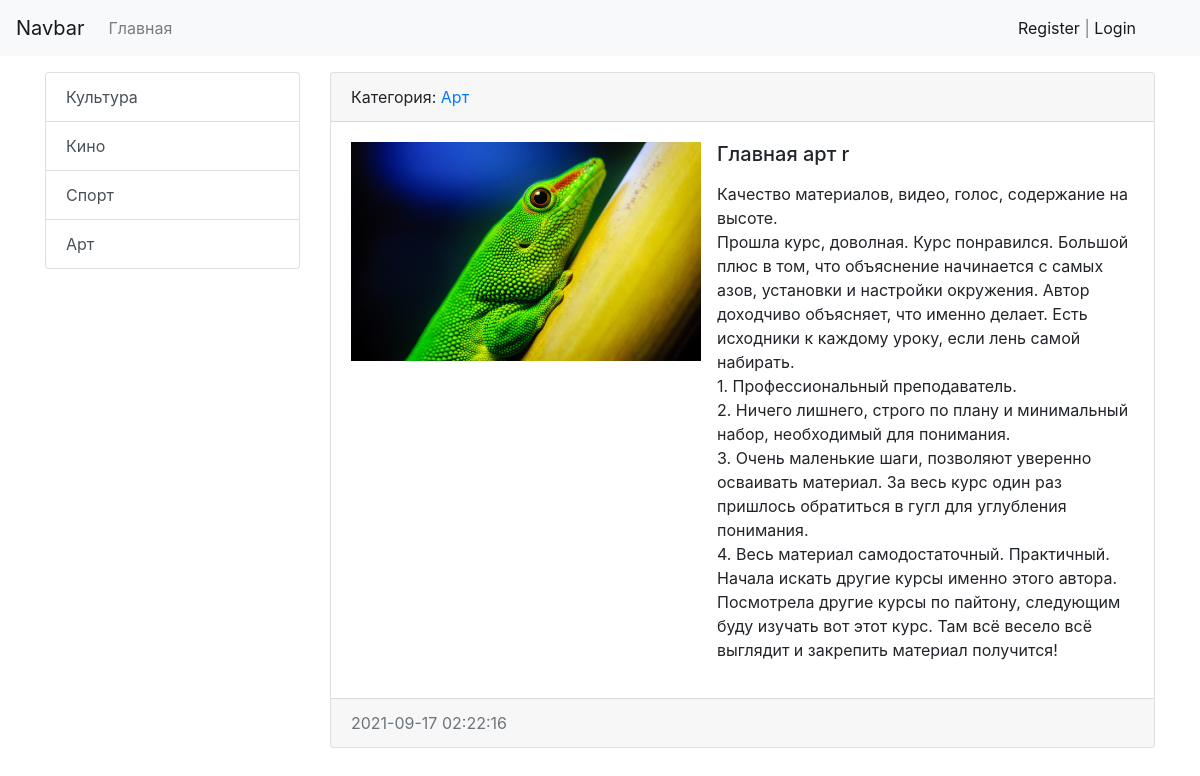
Page /news/14/ on the committed database.
### news/models.py (models this page shows, shortened)
class Category(models.Model):
    title = models.CharField(max_length=250, db_index=True, verbose_name='Категория')
    def get_absolute_url(self):
        return reverse('category', kwargs={'category_id': self.pk})
    def __str__(self):
        return self.title
    class Meta:
        verbose_name = 'Категория'
        verbose_name_plural = 'Список категорий'
        ordering = ['title']

class News(models.Model):
    title = models.CharField(max_length=250, verbose_name='Заголовок статьи')
    content = models.TextField(blank=True, verbose_name='Контент')
    created_at = models.DateTimeField(auto_now_add=True, verbose_name='Дата публикации')
    updated_at = models.DateTimeField(auto_now=True, verbose_name='Дата обновления')
    photo = models.ImageField(upload_to='photos/%Y/%m/%d/', blank=True, verbose_name='Изображение')
    is_published = models.BooleanField(default=True, verbose_name='Опубликовано')
    category = models.ForeignKey(Category, on_delete=models.PROTECT, verbose_name='Категория')
    views = models.IntegerField(default=0)
    class Meta:
        verbose_name = 'Новость'
        verbose_name_plural = 'Новости'
        ordering = ['-created_at', 'title']

### news/views.py (the view)
# urls.py: path('news/<int:pk>/', ViewNews.as_view(), name='view_news'),
class ViewNews(DetailView):
    model = News
    context_object_name = 'news_item'
    template_name = 'news/view_news.html'

### news/templatetags/news_tags.py (called while the page is built)
@register.simple_tag(name='get_list_categories')
def get_categories():
    return Category.objects.all()

@register.inclusion_tag('news/list_categories.html')
def show_categories(active_category_pk='-1'):
    categories = Category.objects.annotate(cnt=Count('news')).filter(cnt__gt=0)
    return {'categories': categories, 'active_category_pk': active_category_pk}

### news/templates/news/view_news.html (shortened to what this page needs)
{% extends "base.html" %}
{% block sidebar %}
{% include 'inc/_sidebar.html' %}
{% endblock sidebar %}
{% block content %}
            <div class="card mb-3">
                <div class="card-header">
                    Категория: <a href="{{ news_item.category.get_absolute_url }}">{{ news_item.category }}</a>
                </div>
                <div class="card-body">
                    <div class="media">
                        {% if news_item.photo %}
                            <img src="{{ news_item.photo.url }}" alt="" width="350" class="mr-3">
                        {% else %}
                            <img src="https://picsum.photos/id/1060/350/235/?blur=2" alt="" class="mr-3">
                        {% endif %}
                        <div class="media-body">
                            <h5 class="card-title">{{ news_item.title }}</h5>
                            <p class="card-text">{{ news_item.content|safe|linebreaks }}</p>
                        </div>
                    </div>
                </div>
                <div class="card-footer text-muted">
                    {{ news_item.created_at|date:"Y-m-d H:i:s" }}
                </div>
            </div>
{% endblock content %}

### news/templates/news/list_categories.html
<div class="list-group">
    {% for item in categories %}
        <a href="{{ item.get_absolute_url }}" class="list-group-item list-group-item-action {% if item.pk == active_category_pk %}active{% endif %}">{{ item.title }}</a>
    {% endfor %}
</div>

### rows in the picture
Category: title "Культура"
Category: title "Кино"
Category: title "Спорт"
Category: title "Арт"
News: category "Арт", photo (picture), title "Главная арт r", content "Качество материалов, видео, голос, содержание на высоте. Прошла курс, доволная. Курс понравился. Большой плюс в том, что объяснение начинается с самых азов, установки и настройки окружения. Автор доходчиво объясняет, что именно делает. Есть исходники к каждому уроку, если лень самой набирать. 1. Профессиональный преподаватель. 2. Ничего лишнего, строго по плану и минимальный набор, необходимый для понимания. 3. Очень маленькие шаги, позволяют уверенно осваивать материал. За весь курс один раз пришлось обратиться в гугл для углубления понимания. 4. Весь материал самодостаточный. Практичный. Начала искать другие курсы именно этого автора. Посмотрела другие курсы по пайтону, следующим буду…", created_at "2021-09-17 02:22:16"
